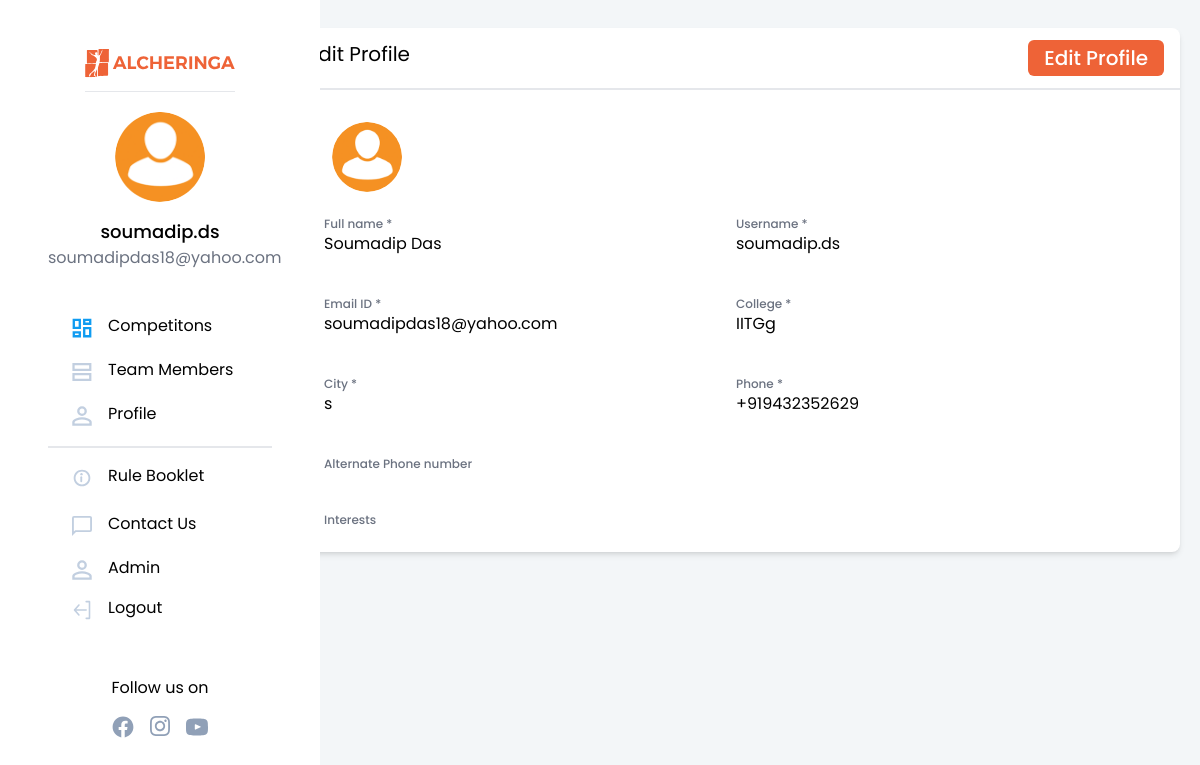
Screenshot of /auth/profile/ (signed in) with the database file from the repository.
### authentication/models.py (models this page shows, shortened)
class NewUser(AbstractBaseUser, PermissionsMixin):
    alcherid = models.CharField(
        max_length=255, blank=True, unique=True)
    id = models.SlugField(primary_key=True, default=uuid.uuid4)
    img = models.ImageField(upload_to="image_uploads/userdp/",
                            default='user-default.png')
    email = models.EmailField(_('email address'), unique=True)
    username = models.CharField(max_length=150, unique=True)
    collegename = models.CharField(max_length=150, unique=False)
    city = models.CharField(max_length=150, unique=False)
    fullname = models.CharField(max_length=150, blank=True)
    phone = PhoneNumberField(unique=False, blank=True)
    alternate_phone = PhoneNumberField(unique=False, blank=True,null=True)
    interest = models.ManyToManyField(
        "competitions.Module", related_name="interest")
    team_members=models.IntegerField(default=0)
    no_of_events_registered=models.IntegerField(default=0)
    date_joined = models.DateTimeField(default=timezone.now)
    provider = models.CharField(max_length=200, unique=False, default="email")
    about = models.TextField(_('about'), max_length=500, blank=True)
    is_staff = models.BooleanField(default=False)
    is_active = models.BooleanField(default=False)
    objects = CustomAccountManager()
    USERNAME_FIELD = 'email'
    REQUIRED_FIELDS = ['username']

### authentication/views.py (the view)
# urls.py: path('profile/', views.profile, name='profile'),
@login_required(login_url='login')
def profile(request):
    modules = Module.objects.all()
    if request.method == 'POST':
        u_form = UserUpdateForm(
            request.POST, request.FILES, instance=request.user)
        if u_form.is_valid():
            u_form.save()
            messages.success(request, f'Your Profile has been updated!')
            return redirect('profile')
        print(u_form.errors)
    else:
        u_form = UserUpdateForm(instance=request.user)
    return render(request, 'authentication/profile.html', {'heading': 'Profile', 'form': u_form, 'modules': modules, 'totalmodules': modules.count()})

### competitions/models.py (called while the page is built)
    def __str__(self):
          return str(self.module)

### templates/authentication/profile.html (shortened to what this page needs)
{% extends '../basictailwind.html'%}
{% block body %}
<body  x-data="{ showModal: false}" :class="{'overflow-y-hidden': showModal}">
	<div class="flex" style="background-color: #F3F6F8;">
		{% include "../navbar.html" %}
		<div class="flex-grow h-screen">
			<div class="flex flex-grow" style="background-color: #F3F6F8;">
                <div class="mx-4 flex-grow">
                    <br>
                    <div class="flex m-1">
                        <div class=" bg-white max-w-4xl rounded-lg w-screen shadow-md">
                            <div >
                                <div class="py-3 pl-6 flex flex-row text-xl border-b-2 font-normal justify-between">
                                    <div>Edit Profile</div>
                                     <div><a href="{%url 'profileedit'%}"> <button
                                            class="orcolor mr-4 text-white md:ml-5 pt-1 pb-1 pl-4 pr-4 rounded-md font-medium">Edit Profile</button></a></div></div>
                                <br>
                                <div class="mx-10">
                                    <div class="container p-2">
                                        <img style="height : 70px; width : 70px; border-radius: 50%;" src="{{request.user.img.url}}" id="dp-set"class="justify-self-start"
                                            alt="profile pic" border="0" class="mx-auto" style="border-radius:9999px;" />
                                    </div>
                                        <div class="grid grid-cols-2 gap-2 place-content-end md:place-content-center">
                                            <div class="my-4">
                                                <div class="font-medium text-xs text-gray-500 text-left">Full name *</div>
                                                {{ request.user.fullname }}
                                            </div>
                                            <div  class="my-4">
                                                <div class="font-medium text-xs text-gray-500 text-left ">Username *</div>
                                                {{ request.user.username }}
                                            </div>
                                            <div  class="my-4">
                                                <div class="font-medium text-xs text-gray-500 text-left">Email ID *</div>
                                                {{ request.user.email }}
                                            </div>
                                            <div  class="my-4">
                                                <div class="font-medium text-xs text-gray-500 text-left">College *</div>
                                                {{ request.user.collegename }}
                                            </div>
                                            <div class="my-4">
                                                <div class="font-medium text-xs text-gray-500 text-left">City *</div>
                                                {{ request.user.city }}
                                            </div>
                                            <div class="my-4">
                                                <div class="font-medium text-xs text-gray-500 text-left">Phone *</div>
                                                {{  request.user.phone }}
                                            </div class="my-4">
                                            <div class="my-4">
                                                <div class="font-medium text-xs text-gray-500 text-left">Alternate Phone number</div>
                                            </div>
                                        </div>
                                        <div class="container">
                                            <div>
                                                <div class="pt-6 font-medium text-xs text-gray-500 text-left">Interests</div>
                                            </div>
                                            <div class="flex flex-wrap py-3" id="chip-interest">
                                            </div>
                                        </div>
                                </div>
                            </div>
                        </div>
                    </div>
                </div>
            </div>
        </div>
	</div>
</body>
{% endblock %}

### templates/navbar.html (shortened to what this page needs)
{%load static%}
  <nav class="w-80 hidden sm:block bg-white rounded shadow-md">
    <div class="w-80 h-screen flex flex-col justify-center bg-white border-gray-400 px-12 fixed float-left">
      <a href="/"><img src="{% static 'imgs/alcher_orange.svg'%}" class="mt-24 mx-auto pb-3 border-b" width="150px" height="40px" alt="logo" border="0" /></a>
      <div class="flex flex-col justify-center my-5">
        <img style="height : 90px; width : 90px; border-radius: 50%;" src="{{request.user.img.url}}" alt="profile pic" border="0"
                class="mx-auto rounded-full" />
        <div class="pt-4 font-medium text-lg text-center">{{request.user.username}}</div>
        <div class="text-gray-500 text-base font-normal text-center">{{request.user.email}}</div>
      </div>
      <div class="pt-2 mt-2 mb-28 flex flex-col justify-center">
        <a href="{%url 'showallcompetitions'%}"><div class="rounded-full flex flex-nowrap my-1 py-2 pl-6 w-60 hover:border-0 hover:bg-gray-100">
          <svg width="20" height="20" viewBox="0 0 24 24" fill="none" xmlns="http://www.w3.org/2000/svg">
            <path d="M9.35 11.85H2.15V2.15H9.35V11.85ZM9.35 21.85H2.15V17.15H9.35V21.85ZM21.85 21.85H14.65V12.15H21.85V21.85ZM14.65 6.85V2.15H21.85V6.85H14.65Z" stroke="#109CF1" stroke-width="2.8" />
          </svg>
          <p class="pl-4 -mt-1">Competitons</p>
        </div></a>
        <a href="{%url 'team'%}"><div class="rounded-full flex flex-nowrap my-1 py-2 w-60 pl-6 hover:border-0 hover:bg-gray-100">
          <svg width="20" height="20" viewBox="0 0 25 24" fill="none" xmlns="http://www.w3.org/2000/svg">
            <path d="M1.9 9.35V2.15H22.85V9.35H1.9ZM1.9 21.85V14.65H22.85V21.85H1.9Z" stroke="#C2CFE0" stroke-width="2.8" />
          </svg>
          <p class="pl-4 -mt-1">Team Members</p>
        </div></a>
        <a href='{%url 'profile'%}' >
        <div class="rounded-full flex flex-nowrap my-1 py-2 w-60 pl-6 hover:border-0 hover:bg-gray-100 mb-3">
          <p class="pl-4 -mt-1">Profile</p>
        </div>
        </a>
        <hr class="border bg-gray-200" />
        <a href="s"><div class="rounded-full flex flex-nowrap my-2 py-2 w-60 pl-6 hover:border-0 hover:bg-gray-100 mt-3">
          <p class="pl-4 -mt-1">Rule Booklet</p>
        </div></a>
        <a href="n"><div class="rounded-full flex flex-nowrap my-1 py-2 w-60 pl-6 hover:border-0 hover:bg-gray-100">
          <p class="pl-4 -mt-1">Contact Us</p>
        </div></a>
        {%if request.user.is_staff%}
        <a href="/admin" target="_blank"><div class="rounded-full flex flex-nowrap my-1 py-2 pl-6 w-60 hover:border-0 hover:bg-gray-100">
          <p class="pl-4 -mt-1">Admin</p>
        </div></a>
        {%endif%}
        <a href='{% url 'logout'%}'>
        <div class="rounded-full flex flex-nowrap py-2 pl-6 w-60 hover:border-0 hover:bg-gray-100">
          <p class="pl-4 -mt-1">Logout</p>
        </div>
        </a>
        <br>
        <br>
        <div>
            <div style="text-align:center">
                <p class="">Follow us on</p>
                <div class=" flex justify-center space-x-4 mt-4">
                  <a style="cursor:pointer;" href="https://www.facebook.com/alcheringaiitg" target="_blank">
                    </a>
                  <a style="cursor:pointer;" href="https://www.instagram.com/alcheringaiitg/" target="_blank">
                    </a>
                  <a style="cursor:pointer;" href="https://twitter.com/alcheringaiitg" target="_blank">
                    </a>
                </div>
            </div>
        </div>
      </div>
    </div>
  </nav>

### templates/basictailwind.html (style rules this page uses)
body { font-family: 'Poppins', sans-serif; }
.orcolor { background-color: #EE6337; }

### rows the page displays
NewUser: user.img (placeholder picture), user.username "soumadip.ds", user.email "soumadipdas18@yahoo.com", user.fullname "Soumadip Das", user.collegename "IITGg", user.city "s", user.phone "+919432352629"
